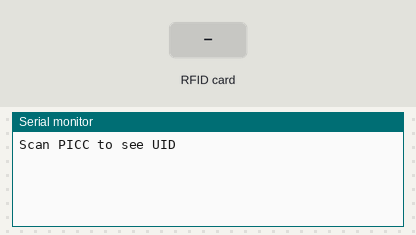
Bench run of a sketch on a simulated Arduino Uno, built with avr-gcc and run on an emulated ATmega328P. On the bench: the last lines printed to the serial monitor. The inputs (shaded band) are chosen by the test bench.

Above: at 1.2 s.
1.3 s: RFID card 4A 98 DA 0B held to the reader
At 2.5 s:
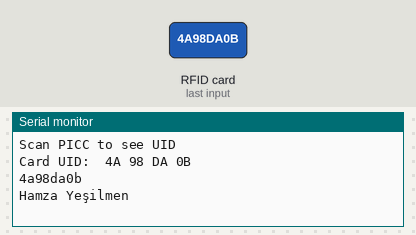
2.8 s: RFID card 5E 7A 19 C4 held to the reader
At 4.1 s:
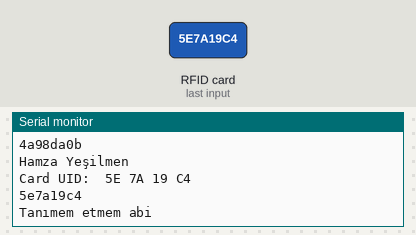

The sketch:

kart.ino
```cpp
#include <MFRC522v2.h>
#include <MFRC522DriverSPI.h>
//#include <MFRC522DriverI2C.h>
#include <MFRC522DriverPinSimple.h>
#include <MFRC522Debug.h>

// Learn more about using SPI/I2C or check the pin assigment for your board: https://github.com/OSSLibraries/Arduino_MFRC522v2#pin-layout
MFRC522DriverPinSimple ss_pin(5);

MFRC522DriverSPI driver{ss_pin}; // Create SPI driver
//MFRC522DriverI2C driver{};     // Create I2C driver
MFRC522 mfrc522{driver};         // Create MFRC522 instance

void setup() {
  Serial.begin(115200);  // Initialize serial communication
  while (!Serial);       // Do nothing if no serial port is opened (added for Arduinos based on ATMEGA32U4).

  mfrc522.PCD_Init();    // Init MFRC522 board.
  MFRC522Debug::PCD_DumpVersionToSerial(mfrc522, Serial);	// Show details of PCD - MFRC522 Card Reader details.
	Serial.println(F("Scan PICC to see UID"));
}

void loop() {
	// Reset the loop if no new card present on the sensor/reader. This saves the entire process when idle.
	if (!mfrc522.PICC_IsNewCardPresent()) {
		return;
	}

	// Select one of the cards.
	if (!mfrc522.PICC_ReadCardSerial()) {
		return;
	}

  Serial.print("Card UID: ");
  MFRC522Debug::PrintUID(Serial, (mfrc522.uid));
  Serial.println();

  // Save the UID on a String variable
  String uidString = "";
  for (byte i = 0; i < mfrc522.uid.size; i++) {
    if (mfrc522.uid.uidByte[i] < 0x10) {
      uidString += "0";
    }
    uidString += String(mfrc522.uid.uidByte[i], HEX);
  }
  Serial.println(uidString);

  if (uidString == "4a98da0b") {
    Serial.println("Hamza Yeşilmen");
  } else {
    Serial.println("Tanımem etmem abi");
  }
}
```

Measured:
- after the input at 1.3 s, the serial monitor: prints a new line at once (image 1)
- after the input at 2.8 s, the serial monitor: prints a new line at once (image 2)
